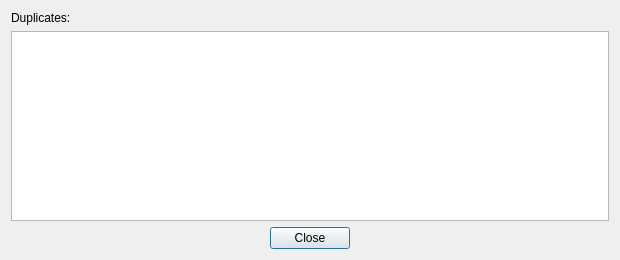
<?xml version="1.0" encoding="UTF-8"?>
<ui version="4.0">
 <class>DupesDialog</class>
 <widget class="QDialog" name="DupesDialog">
  <property name="geometry">
   <rect>
    <x>0</x>
    <y>0</y>
    <width>620</width>
    <height>260</height>
   </rect>
  </property>
  <property name="sizePolicy">
   <sizepolicy hsizetype="Minimum" vsizetype="Minimum">
    <horstretch>0</horstretch>
    <verstretch>0</verstretch>
   </sizepolicy>
  </property>
  <property name="windowTitle">
   <string>Found Duplicates</string>
  </property>
  <layout class="QVBoxLayout" name="verticalLayout">
   <item>
    <widget class="QLabel" name="lblDuplicates">
     <property name="text">
      <string>Duplicates:</string>
     </property>
    </widget>
   </item>
   <item>
    <widget class="QTableView" name="tblDuplicates">
     <property name="editTriggers">
      <set>QAbstractItemView::NoEditTriggers</set>
     </property>
     <property name="showDropIndicator" stdset="0">
      <bool>false</bool>
     </property>
     <property name="dragDropOverwriteMode">
      <bool>false</bool>
     </property>
     <property name="alternatingRowColors">
      <bool>true</bool>
     </property>
     <property name="selectionMode">
      <enum>QAbstractItemView::NoSelection</enum>
     </property>
     <attribute name="horizontalHeaderHighlightSections">
      <bool>false</bool>
     </attribute>
     <attribute name="verticalHeaderHighlightSections">
      <bool>false</bool>
     </attribute>
    </widget>
   </item>
   <item>
    <widget class="QDialogButtonBox" name="bbxClose">
     <property name="orientation">
      <enum>Qt::Horizontal</enum>
     </property>
     <property name="standardButtons">
      <set>QDialogButtonBox::Close</set>
     </property>
     <property name="centerButtons">
      <bool>true</bool>
     </property>
    </widget>
   </item>
  </layout>
 </widget>
 <resources/>
 <connections>
  <connection>
   <sender>bbxClose</sender>
   <signal>accepted()</signal>
   <receiver>DupesDialog</receiver>
   <slot>accept()</slot>
   <hints>
    <hint type="sourcelabel">
     <x>248</x>
     <y>254</y>
    </hint>
    <hint type="destinationlabel">
     <x>157</x>
     <y>274</y>
    </hint>
   </hints>
  </connection>
  <connection>
   <sender>bbxClose</sender>
   <signal>rejected()</signal>
   <receiver>DupesDialog</receiver>
   <slot>reject()</slot>
   <hints>
    <hint type="sourcelabel">
     <x>316</x>
     <y>260</y>
    </hint>
    <hint type="destinationlabel">
     <x>286</x>
     <y>274</y>
    </hint>
   </hints>
  </connection>
 </connections>
</ui>
